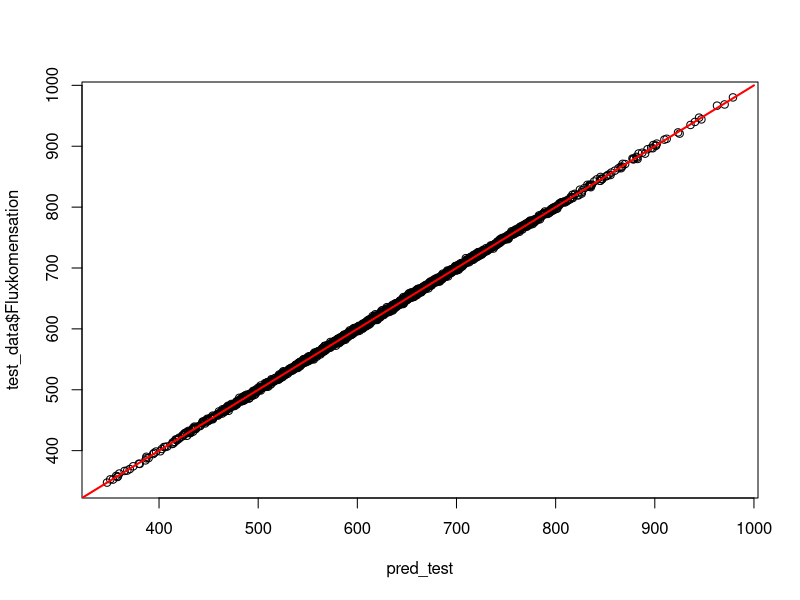

Generate this figure with R:
library(readr)

set.seed(42)
data <- read_csv("SmartBuild.csv")
data$LScore <- as.factor(data$LScore)
index <- sample(1:nrow(data),nrow(data)*0.8)

train_data <- data[index,]
test_data <- data[-index,]

#mit polynom5 bestes Ergebnis bisher
flux_model <- lm(Fluxkomensation~Gewicht+poly(Hoehe, 5, raw=T),train_data)

pred_test <- predict(flux_model,test_data)

err_test <- mean(abs(pred_test - test_data$Fluxkomensation))
err_test
#1.620384

#Visualisierung
plot(pred_test,test_data$Fluxkomensation)

points(c(300,1000),c(300,1000), col="red", type="l",lwd=2)
